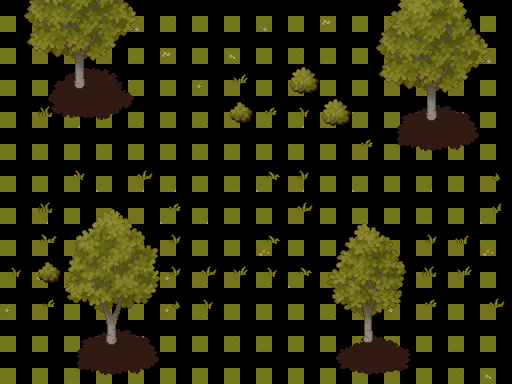

A 2D game scene composited from a Tiled map and its tileset images. What follows is a short description and the map's XML, with every tile layer's data as written:
An orthogonal 16x12 tile map with 32x32 px tiles, 3 tile layers (Capa de patrones 1, Capa de patrones 2, Capa de patrones 3), 9 tilesets.

<map version="1.10" tiledversion="1.10.1" orientation="orthogonal" renderorder="right-down" width="16" height="12" tilewidth="32" tileheight="32" infinite="0" nextlayerid="5" nextobjectid="1">
 <tileset firstgid="1" source="TX Player.tsx" />
 <tileset firstgid="17" source="TX Props.tsx" />
 <tileset firstgid="273" source="TX Shadow Plant.tsx" />
 <tileset firstgid="529" source="TX Shadow.tsx" />
 <tileset firstgid="785" source="TX Struct.tsx" />
 <tileset firstgid="1041" source="TX Tileset Grass.tsx" />
 <tileset firstgid="1105" source="TX Tileset Stone Ground.tsx" />
 <tileset firstgid="1169" source="TX Tileset Wall.tsx" />
 <tileset firstgid="1425" source="TX Plant.tsx" />
 <layer id="1" name="Capa de patrones 1" width="16" height="12">
  <data encoding="csv">
1061,1070,1061,1072,1053,1063,1048,1055,1053,1055,1070,1054,1045,1062,1062,1064,
1055,1063,1071,1071,1064,1070,1046,1072,1048,1071,1045,1054,1048,1046,1063,1053,
1059,1042,1049,1043,1066,1059,1068,1067,1044,1058,1059,1044,1044,1041,1042,1059,
1052,1052,1049,1060,1051,1044,1043,1042,1051,1049,1042,1066,1067,1059,1044,1042,
1080,1078,1080,1078,1079,1079,1078,1078,1077,1078,1080,1079,1079,1078,1077,1080,
1074,1074,1089,1082,1081,1081,1074,1073,1082,1081,1089,1082,1074,1081,1073,1090,
1089,1081,1074,1081,1082,1082,1081,1074,1074,1074,1074,1073,1089,1073,1090,1082,
1085,1087,1087,1088,1087,1087,1085,1088,1086,1085,1085,1087,1088,1088,1088,1086,
1058,1068,1057,1043,1060,1068,1051,1044,1051,1050,1067,1058,1058,1060,1044,1052,
1068,1044,1059,1067,1057,1068,1043,1041,1060,1058,1051,1060,1068,1041,1060,1057,
1054,1047,1061,1072,1046,1062,1048,1071,1064,1062,1056,1046,1055,1054,1064,1055,
1055,1048,1045,1054,1056,1047,1069,1054,1047,1056,1047,1055,1061,1047,1071,1072
</data>
 </layer>
 <layer id="3" name="Capa de patrones 2" width="16" height="12">
  <data encoding="csv">
0,0,0,0,0,0,0,0,0,0,0,0,0,0,0,0,
0,0,0,0,0,0,0,0,0,0,0,0,0,0,0,0,
0,322,323,324,325,0,0,0,0,372,0,0,0,0,0,0,
0,338,339,340,341,0,0,370,0,0,372,0,326,327,328,0,
0,0,0,0,0,0,0,0,0,0,0,0,342,343,344,0,
0,0,0,0,0,0,0,0,0,0,0,0,0,0,0,0,
0,0,0,0,0,0,0,0,0,0,0,0,0,0,0,0,
0,0,0,0,0,0,0,0,0,0,0,0,0,0,0,0,
0,370,0,0,0,0,0,0,0,0,0,0,0,0,0,0,
0,0,0,0,0,0,0,0,0,0,0,0,0,0,0,0,
0,0,326,327,328,0,0,0,0,0,330,331,332,0,0,0,
0,0,342,343,344,0,0,0,0,0,346,347,348,0,0,0
</data>
 </layer>
 <layer id="4" name="Capa de patrones 3" width="16" height="12">
  <data encoding="csv">
1457,1458,1459,1460,1461,0,0,0,0,0,0,1441,1442,1443,1444,1445,
1473,1474,1475,1476,1477,0,0,0,0,0,0,1457,1458,1459,1460,1461,
1489,1490,1491,1492,1493,1639,1655,1619,1641,1524,1624,1473,1474,1475,1476,1477,
1673,1620,1626,1658,1654,1671,1669,1522,1649,1665,1524,1489,1490,1491,1492,1493,
1658,1670,1655,1669,1626,1658,0,1669,1621,1669,1625,1649,1673,1655,1640,1641,
1622,1625,1650,1672,1618,1674,1641,1657,1634,1633,1653,1622,1639,1670,1640,1667,
1653,1620,1430,1431,1432,1649,0,1670,1623,1618,1434,1435,1436,1656,1656,1666,
1654,1617,1446,1447,1448,1633,1669,1642,1634,1670,1450,1451,1452,1633,1651,1625,
1665,1522,1462,1463,1464,1633,1618,1619,1665,1634,1466,1467,1468,1620,1619,1654,
1653,1635,1478,1479,1480,1667,1665,1637,1673,1639,1482,1483,1484,1649,1671,1618,
0,0,1494,1495,1496,0,0,0,0,0,1498,1499,1500,0,0,0,
0,0,0,0,0,0,0,0,0,0,0,0,0,0,0,0
</data>
 </layer>
</map>
